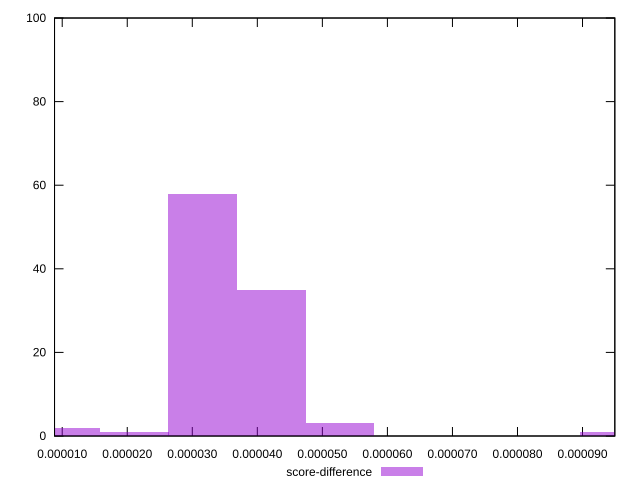

Recreate this plot in gnuplot.
reset

$scoreDifference <<EOF
0.000031611115054111345 58
0.000042148153405481796 35
0.000010537038351370449 2
0.000052685191756852247 3
0.000021074076702740898 1
0.00009483334516233404 1
EOF

set key outside below
set boxwidth 0.000010537038351370449
set xrange [0.000008819047016772608:0.00009496716157286755]
set yrange [0:100]
set trange [0:100]
set style fill transparent solid 0.5 noborder
set terminal svg size 640, 490 enhanced background rgb 'white'
set output "reprap/mainthread-work-breakdown/samples/pages+cached+noexternal+nocss/score-difference/histogram.svg"

plot $scoreDifference title "score-difference" with boxes

reset
